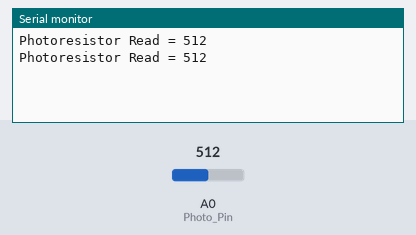
Bench run of a sketch on a simulated Arduino Uno, built with avr-gcc and run on an emulated ATmega328P. On the bench: the last lines printed to the serial monitor. The test bench sets the inputs (shaded band); at power-on: A0 (Photo_Pin) = 512.

Above: at 1.8 s.
1.9 s: A0 (Photo_Pin) set to 716
At 2.4 s:
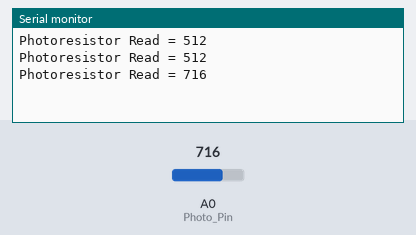
3.4 s: A0 (Photo_Pin) set to 900
At 4.8 s:
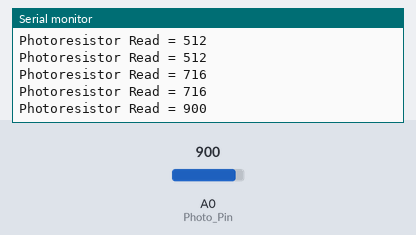
Timing chart, 0 to 6.4 s (numbered marks = the images above; inputs shaded):
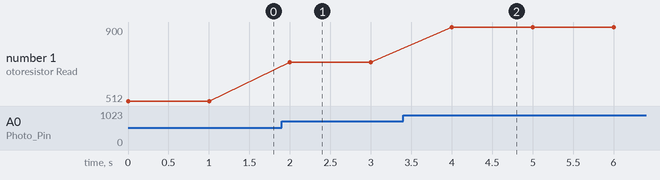

Measured:
- after the input at 1.9 s, the serial monitor: prints a new line after 0.10 s (image 1)
- after the input at 3.4 s, the serial monitor: prints a new line after 0.60 s (image 2)
- plotted number 1: 512 → 716 after the input at 1.9 s, 716 → 900 after the input at 3.4 s

The sketch:

Experiment_3_Code.ino
```cpp
int Photo_Pin = A0;
int light = 0;

void setup() {
  Serial.begin(9600);
}

void loop() {
  light = analogRead(Photo_Pin);

  Serial.print("Photoresistor Read = ");
  Serial.println(light);

  delay(1000);
}
```
